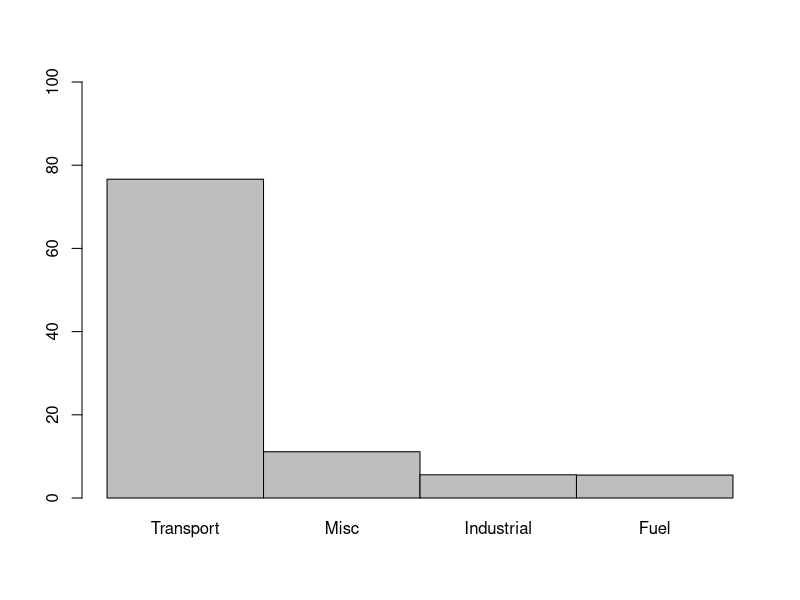
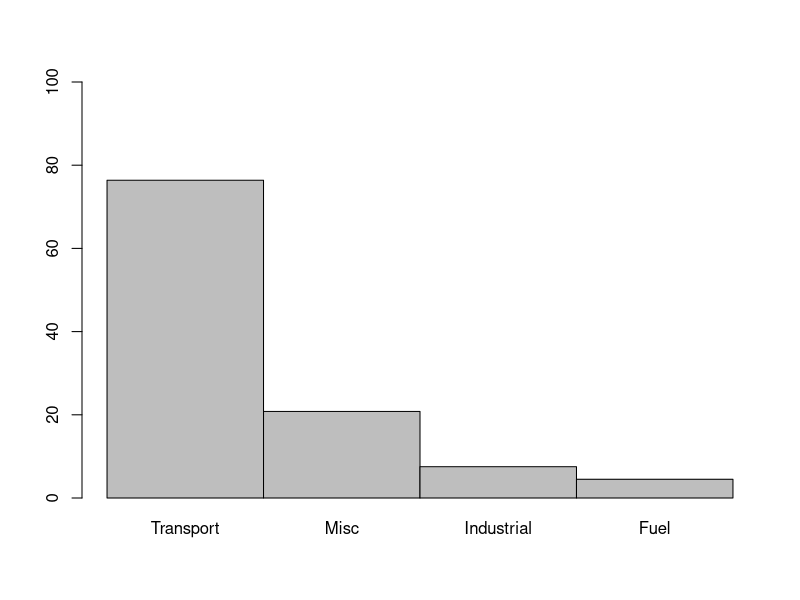
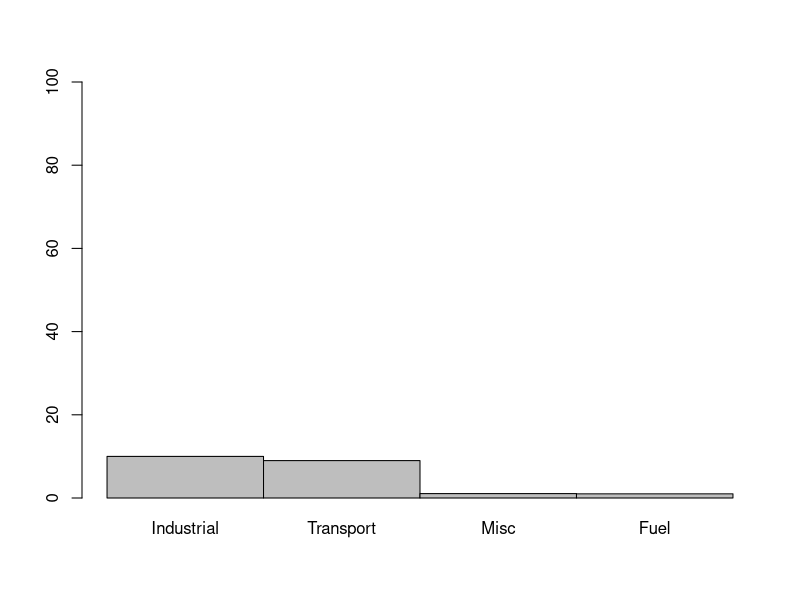
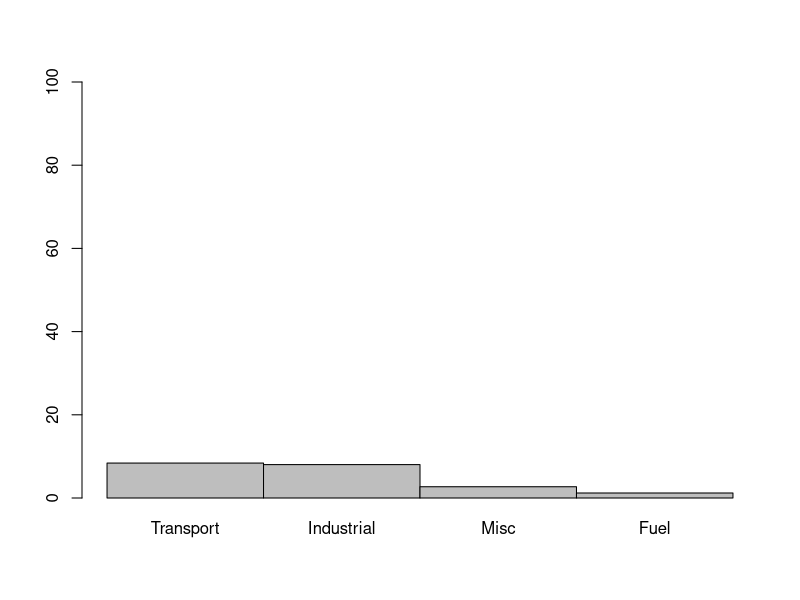

Reproduce these figures in R, in order.
source =c("Fuel","Industrial","Transport","Misc")
CO1990 =c(5.510,5.582,76.635,11.122)
CO2000 =c(4.500,7.521,76.383,20.806)
data1 <- data.frame(CO1990, source)
data2  <- data1[order(data1[,1],decreasing=TRUE),]
barplot(data2[,1],names.arg=data2[,2],ylim = c(0,100),space = 0)

data3 <- data.frame(CO2000,source)
data4  <- data3[order(data3[,1],decreasing=TRUE),]
 barplot(data4[,1],names.arg=data4[,2],ylim = c(0,100),space = 0)
 
VOC1990 =c(1.005,10.000,8.988,1.059)
VOC2000 =c(1.206,8.033,8.396,2.710)

data5 <- data.frame(VOC1990, source)
data6  <- data5[order(data5[,1],decreasing=TRUE),]
barplot(data6[,1],names.arg=data6[,2],ylim = c(0,100),space = 0)

data7 <- data.frame(VOC2000,source)
data8  <- data7[order(data7[,1],decreasing=TRUE),]
barplot(data8[,1],names.arg=data8[,2],ylim = c(0,100),space = 0)

#Graph for VOC compounds plotted in book is incorrect
